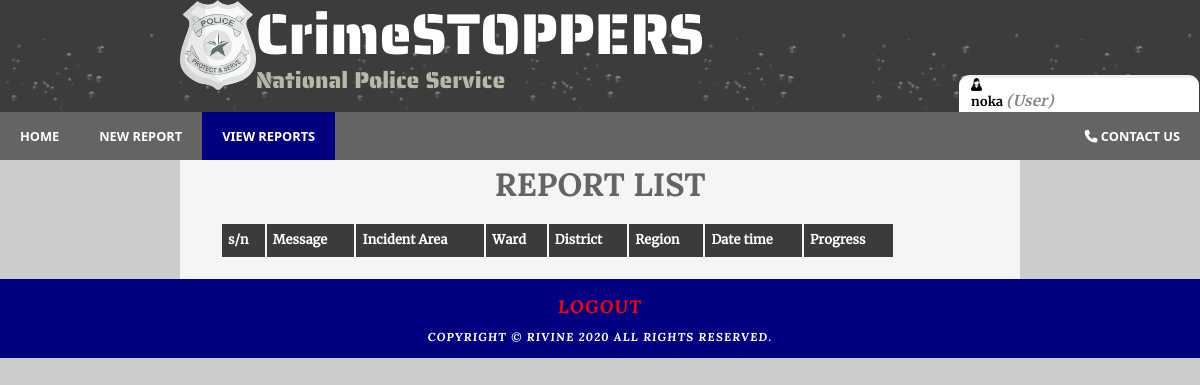
The app's page /user_mode/view_report.php (signed in), older data.
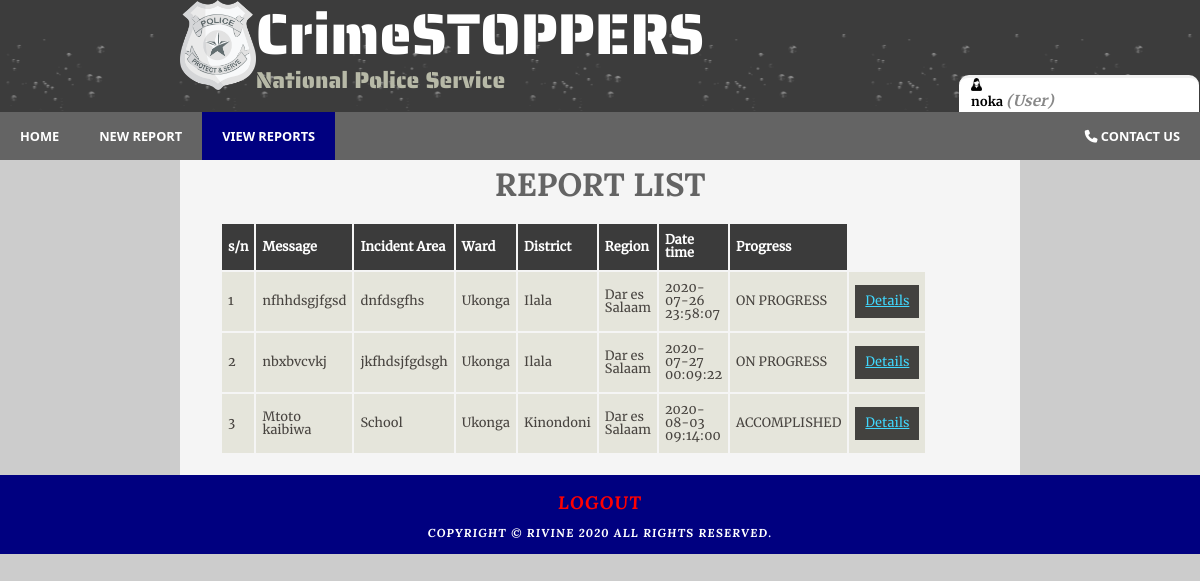
The same page, newer data.
### tables this page shows
CREATE TABLE `tb_reports` (
  `id` int(11) NOT NULL,
  `user_id` varchar(100) NOT NULL,
  `messages` varchar(1000) NOT NULL,
  `email` varchar(100) NOT NULL,
  `type` varchar(100) NOT NULL,
  `progress` varchar(100) NOT NULL DEFAULT 'NOT YET',
  `img_path` varchar(100) NOT NULL,
  `region_id` varchar(100) NOT NULL,
  `district_id` varchar(100) NOT NULL,
  `ward_id` varchar(100) NOT NULL,
  `incident_area` varchar(100) NOT NULL,
  `date_time` datetime NOT NULL,
  `ip` varchar(100) NOT NULL
);

CREATE TABLE `tb_ward` (
  `id` int(11) NOT NULL,
  `region_id` varchar(200) NOT NULL,
  `district_id` varchar(200) NOT NULL,
  `name` varchar(100) NOT NULL
);

CREATE TABLE `tb_district` (
  `id` int(11) NOT NULL,
  `region_id` varchar(200) NOT NULL,
  `name` varchar(200) NOT NULL
);

CREATE TABLE `tb_region` (
  `id` int(11) NOT NULL,
  `name` varchar(200) NOT NULL
);

### user_mode/view_report.php (the view, shortened to what this page needs)
<?php
$id = $_SESSION['user']['id'];
$servername = "localhost";
$username = "root";
$password = "";
$database = "crime";
$mysql_obj = new mysqli($servername, $username, $password, $database);
$j = 1;
$td = "";
$sql = "SELECT * FROM tb_reports WHERE user_id='$id'";
$results = $mysql_obj->query($sql);
while ($row = $results->fetch_assoc()) {
	$id = $row['id'];
	$messages = $row['messages'];
	$region_id = $row['region_id'];
	$district_id = $row['district_id'];
	$ward_id = $row['ward_id'];
	$progress = $row['progress'];
	$incident_area = $row['incident_area'];
	$date_time = $row['date_time'];
	$sql_region = "SELECT name FROM tb_region WHERE id='$region_id'";
	$result_region = $mysql_obj->query($sql_region);
	while ($row = $result_region->fetch_assoc()) {
		$region_name = $row['name'];
	}
	$sql_district = "SELECT * FROM tb_district WHERE id='$district_id'";
	$result_district = $mysql_obj->query($sql_district);
	while ($row = $result_district->fetch_assoc()) {
		$district_name = $row['name'];
	}
	$sql_ward = "SELECT * FROM tb_ward WHERE id='$ward_id'";
	$result_ward = $mysql_obj->query($sql_ward);
	while ($row = $result_ward->fetch_assoc()) {
		$ward_name = $row['name'];
	}
	$td .= "<tr>
			<td>$j</td>
			<td>$messages</td>
			<td>$incident_area</td>
			<td>$ward_name</td>
			<td>$district_name</td>
			<td>$region_name</td>
			<td>$date_time</td>
			<td>$progress</td>
			<td><a style='background-color:#43423f;cursor:pointer' href='report_details.php?id=$id'>Details</a></td>
			</tr>";
	$j++;
}
?>
<!DOCTYPE HTML>
<html>
	<head>
		<link rel="stylesheet" type="text/css" href="../css/style.css" />
		<link rel="stylesheet" type="text/css" href="../css/button.css" />
	</head>
	<body>
		<div id="main">
			<div id="header">
				<div id="logo">
					<div class="logo_img">
						<img src="../img/logo.png" alt="NPS Logo" height="auto" width="13%"></img>
						<div id="logo_text">
							<h1><a class="logo_colour" href="../index.php">CrimeSTOPPERS</a></h1>
							<h2>National Police Service</h2>
						</div>
					</div>
				</div>
				<div class="profile_info">
					<figure class="user_avatar"><img src="../img/admin_profile.png" width="5%"></figure>
					<div class="user_info">
						<?php if (isset($_SESSION['user'])) : ?>
						<strong><?php echo $_SESSION['user']['username']; ?></strong>
						<small style="font-size:15px">
							<i style="color: #888;">(<?php echo ucfirst($_SESSION['user']['user_type']); ?>)</i>
						</small>
						<?php endif ?>
					</div>
				</div>
				<div id="navbar">
					<nav>
						<ul id="menu">
							<li><a href="home.php">Home</a></li>
							<li><a href="report.php">New Report</a></li>
							<li class="selected"><a href="view_report.php">View Reports</a></li>
							<li style="float: right;"><a href="contact.php"><i class="fa fa-phone"></i> Contact Us</a>
							</li>
						</ul>
					</nav>
				</div>
			</div>
			<div id="site_content" class="content">
				<div align="center" class="header">
					<h1>Report list</h1>
				</div>
				<div id="content">
					<table id="report_list" border="0">
						<tr>
							<th>s/n</th>
							<th>Message</th>
							<th>Incident Area</th>
							<th>Ward</th>
							<th>District</th>
							<th>Region</th>
							<th>Date time</th>
							<th>Progress</th>
						</tr>
						<?php echo $td; ?>
					</table>
				</div>
			</div>
			<div id="footer">
				<a href="../login.php" id="logout">logout</a>
				<br><br>
				<p>Copyright &copy; Rivine <?php echo date("Y"); ?> All Rights Reserved.</p>
			</div>
	</body>
</html>

### css/style.css (style rules this page uses)
html { width: 100%; height: fit-content; }
* { margin: 0; padding: 0; box-sizing: border-box; }
body { background-repeat: round; font: normal 0.8em "merriweather-regular", arial, sans-serif; background: url(../img/background.png) #ccc; color: black; }
p { padding: 0 0 20px 0; line-height: 1.7em; }
img { border: 0; }
a.logo_colour { text-decoration: none; color: white; }
ul#menu { list-style-type: none; }
nav { position: relative; width: 100%; height: max-content; overflow: hidden; background: #646464; }
nav li { float: left; }
nav li a, .slide_link { display: block; padding: 8px; color: white; text-align: center; padding: 15px 20px; text-decoration: none; font-family: "Segoe UI", Tahoma, Geneva, Verdana, sans-serif; text-transform: uppercase; font-weight: bold; }
h1, h2, h3, h4, h5, h6 { font: normal 179% "lora-bold", arial, sans-serif; color: #646464; margin: 0 0 15px 0; padding: 15px 0 5px 0; }
h2 { font: normal 155% "lora-bold", arial, sans-serif; color: #3091e0; }
a { outline: none; text-decoration: underline; color: navy; }
#report_list a, #report_list a:hover { outline: none; text-decoration: underline; color: #40d8fe; }
#main, #logo, #menubar, #site_content, #content_footer, .slideshow-container, #footer { margin-left: auto; margin-right: auto; }
#main { padding-bottom: 0px; }
#header { background: #6f655f url(../img/header.png); height: 140px; }
.header { text-transform: uppercase; font-size: large; }
#logo { width: 840px; position: relative; height: 80%; }
#logo #logo_text { display: inline-block; position: absolute; font-weight: bolder; font-size: 150%; }
#logo h1, #logo h2 { font: normal 300% "saira_stencil_one-regular", arial, sans-serif; border-bottom: 0; text-transform: none; margin: 0; }
#logo_text h1, #logo_text h1 a { padding: 8px 0 0 0; text-decoration: none; }
#logo_text h2 { font-size: 120%; padding: 4px 0 0 0; color: #b7b9a7; }
#logo .logo_img { display: inline-block; position: absolute; }
#site_content { padding-top: 15px; width: 70%; height: fit-content; overflow: hidden; background: rgb(245, 245, 245); }
.selected { background-color: navy; color: lightgray; }
#content { width: 100%; padding-left: 40px; padding-right: 50px; padding-bottom: 20px; }
#footer { width: 100%; font: normal 90% "lora-bolditalic", arial, sans-serif; height: fit-content; padding: 20px 0 5px 0; text-align: center; background: navy; color: #fff; text-transform: uppercase; letter-spacing: 0.1em; }
#footer p { padding: 0 0 5px 0; }
#footer a { color: #888; text-decoration: none; }
a { text-decoration: none; padding: 10px; cursor: pointer; }
a#logout { color: red; font-size: large; }
#report_list { width: 90%; }
table tr th, table tr td { background: #3b3b3b; color: #fff; padding: 10px 6px; text-align: left; }
table tr td { background: #e5e5db; color: #47433f; border: 0px solid; }
.user_info, .user_avatar { margin-left: 5%; }
.profile_info { position: absolute; border-top: 3px solid #f1f1f1; border-bottom: 0px solid #f1f1f1; border-radius: 10px 10px 0 0; max-width: 20%; top: 75px; right: 1px; font-family: "merriweather-bold", Arial, Helvetica, sans-serif; font-weight: bold; background-color: white; transition: 0.3s; padding-bottom: 5px; }

Row changes from the older to the newer data that the page shows:
added tb_reports: messages "nfhhdsgjfgsd", incident_area "dnfdsgfhs", ward.name "Ukonga", district.name "Ilala", region.name "Dar es Salaam", date_time "2020-07-26 23:58:07", progress "ON PROGRESS"
added tb_reports: messages "nbxbvcvkj", incident_area "jkfhdsjfgdsgh", ward.name "Ukonga", district.name "Ilala", region.name "Dar es Salaam", date_time "2020-07-27 00:09:22", progress "ON PROGRESS"
added tb_reports: messages "Mtoto kaibiwa", incident_area "School", ward.name "Ukonga", district.name "Kinondoni", region.name "Dar es Salaam", date_time "2020-08-03 09:14:00", progress "ACCOMPLISHED"
